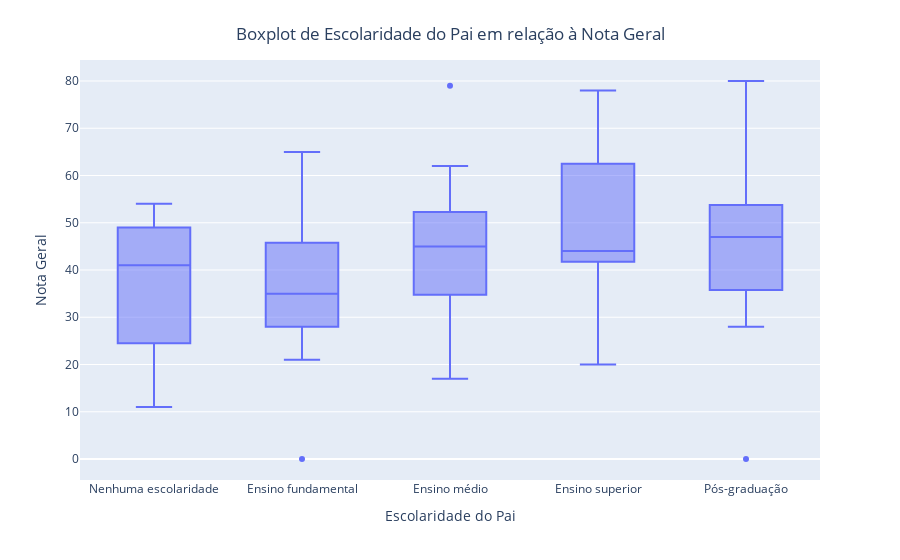

Source (notebook cell):
### Code cell
categorias = {
    'A': 'Nenhuma escolaridade',
    'B': 'Ensino fundamental',
    'C': 'Ensino fundamental',
    'D': 'Ensino médio',
    'E': 'Ensino superior',
    'F': 'Pós-graduação'
}

ordem_categorias = {'Nenhuma escolaridade': 1, 'Ensino fundamental': 2, 
                    'Ensino médio': 3, 'Ensino superior': 4, 'Pós-graduação': 5}

dados_explorados['Nota_geral'] = pd.to_numeric(dados_explorados['Nota_geral'], errors='coerce')
dados_explorados = dados_explorados.dropna(subset=['Nota_geral'])

dados_explorados['Categoria'] = dados_explorados['Escolaridade_pai'].map(categorias)

medianas = dados_explorados.groupby('Categoria')['Nota_geral'].median().reset_index()

medianas['ordem_categoria'] = medianas['Categoria'].map(ordem_categorias)
medianas = medianas.sort_values(by='ordem_categoria')

fig = px.box(dados_explorados, x='Categoria', y='Nota_geral', 
             labels={'Categoria': 'Escolaridade do Pai', 'Nota_geral': 'Nota Geral'},
             category_orders={"Categoria": medianas['Categoria']})
fig.update_layout(title='Boxplot de Escolaridade do Pai em relação à Nota Geral', title_x=0.5, title_y=0.95)
fig.show()

### Figure 1 — Plotly figure (JSON) as saved in the notebook; plotly's stock layout.template omitted (floating-point values rounded to 4 significant figures; data arrays with more than 128 entries replaced by an {"elided": "..."} marker saying what was removed)
{"data": [{"alignmentgroup": "True", "hovertemplate": "Escolaridade do Pai=%{x}<br>Nota Geral=%{y}<extra></extra>", "legendgroup": "", "marker": {"color": "#636efa"}, "name": "", "notched": false, "offsetgroup": "", "orientation": "v", "showlegend": false, "type": "box", "x": {"elided": "164 str values"}, "x0": " ", "xaxis": "x", "y": {"elided": "164 int values"}, "y0": " ", "yaxis": "y"}], "layout": {"boxmode": "group", "legend": {"tracegroupgap": 0}, "margin": {"t": 60}, "title": {"text": "Boxplot de Escolaridade do Pai em relação à Nota Geral", "x": 0.5, "y": 0.95}, "xaxis": {"anchor": "y", "categoryarray": ["Nenhuma escolaridade", "Ensino fundamental", "Ensino médio", "Ensino superior", "Pós-graduação"], "categoryorder": "array", "domain": [0, 1], "title": {"text": "Escolaridade do Pai"}}, "yaxis": {"anchor": "x", "domain": [0, 1], "title": {"text": "Nota Geral"}}}}
